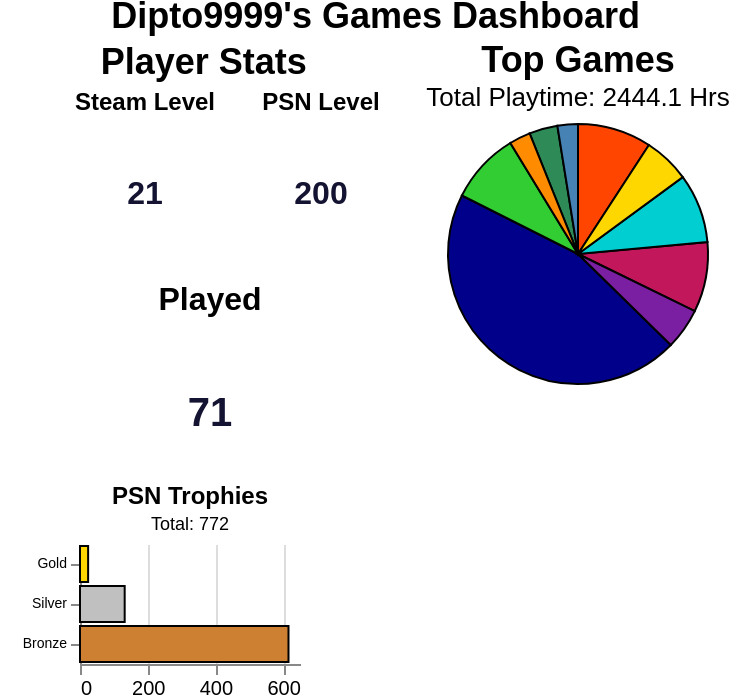

The specification (Vega-Lite) saved for this image:
### Vega-Lite specification from a JSON file in a GitHub repository (floating-point values rounded to 4 significant figures)
{"background": null, "config": {"view": {"continuousWidth": 130, "continuousHeight": 130, "strokeOpacity": 0, "strokeWidth": 1.5}, "axis": {"labelFontSize": 10, "titleFontSize": 11}, "legend": {"labelFontSize": 12, "titleFontSize": 16}}, "hconcat": [{"vconcat": [{"hconcat": [{"data": {"name": "data-5d6aeba095252c326bbbfd5f7abdc85a"}, "mark": {"type": "text", "align": "center", "baseline": "middle", "color": "#141331", "fontSize": 16, "fontWeight": "bold"}, "encoding": {"text": {"field": "Value", "type": "quantitative"}, "x": {"axis": null, "field": "Metric", "type": "nominal"}, "y": {"value": 35}}, "height": 60, "title": {"text": "Steam Level", "anchor": "middle", "fontSize": 12}, "width": 65}, {"data": {"name": "data-209579f83bb465219158f903efdbaf51"}, "mark": {"type": "text", "align": "center", "baseline": "middle", "color": "#141331", "fontSize": 16, "fontWeight": "bold"}, "encoding": {"text": {"field": "Value", "type": "quantitative"}, "x": {"axis": null, "field": "Metric", "type": "nominal"}, "y": {"value": 35}}, "height": 60, "title": {"text": "PSN Level", "anchor": "middle", "fontSize": 12}, "width": 65}]}, {"data": {"name": "data-0806719922ab0a69d8ed35284b9451c4"}, "mark": {"type": "text", "align": "center", "baseline": "middle", "color": "#141331", "fontSize": 20, "fontWeight": "bold"}, "encoding": {"text": {"field": "Value", "type": "quantitative"}, "x": {"axis": null, "field": "Metric", "type": "nominal"}, "y": {"value": 45}}, "height": 60, "title": {"text": "Played", "anchor": "middle", "fontSize": 16}, "width": 130}, {"data": {"name": "data-b5e5e3621ebe956b3f4f9d97cbbacadf"}, "mark": {"type": "bar", "stroke": "black", "strokeWidth": 1}, "encoding": {"color": {"field": "type", "legend": null, "scale": {"domain": ["Platinum", "Gold", "Silver", "Bronze"], "range": ["#B9F2FF", "#FFD700", "#C0C0C0", "#CD7F32"]}, "type": "nominal"}, "tooltip": [{"field": "type", "title": "Trophy", "type": "nominal"}, {"field": "count", "title": "Count", "type": "quantitative"}], "x": {"axis": {"tickMinStep": 1, "title": ""}, "field": "count", "type": "quantitative"}, "y": {"axis": {"labelFontSize": 7, "title": ""}, "field": "type", "sort": ["Platinum", "Gold", "Silver", "Bronze"], "type": "nominal"}}, "height": 60, "title": {"text": "PSN Trophies", "anchor": "middle", "fontSize": 12, "subtitle": "Total: 772", "subtitleFontSize": 9}, "width": 110}], "title": {"text": "Player Stats", "anchor": "middle", "fontSize": 18}}, {"data": {"name": "data-e02f2c1edd48e33dbb5a48263f5a1ebf"}, "mark": {"type": "arc", "stroke": "black", "strokeWidth": 1}, "encoding": {"color": {"field": "name", "legend": null, "scale": {"range": ["#00008B", "#FF4500", "#32CD32", "#C2185B", "#00CED1", "#FFD700", "#7B1FA2", "#2E8B57", "#FF8C00", "#4682B4", "#808080", "#8B0000", "#20B2AA", "#E91E63", "#006400"]}, "sort": null, "type": "nominal"}, "theta": {"field": "playtime_percentage", "type": "quantitative"}, "tooltip": [{"field": "name", "title": "Game", "type": "nominal"}, {"field": "playtime_forever", "format": ".1f", "title": "Time (Hrs)", "type": "quantitative"}, {"field": "playtime_percentage", "format": ".2f", "title": "Playtime (%)", "type": "quantitative"}]}, "height": 130, "title": {"text": "Top Games", "anchor": "middle", "fontSize": 18, "subtitle": "Total Playtime: 2444.1 Hrs", "subtitleFontSize": 13}, "width": 130}], "padding": {"left": 10, "right": 10, "top": 0, "bottom": 0}, "resolve": {"scale": {"color": "independent"}}, "title": {"text": "Dipto9999's Games Dashboard", "anchor": "middle", "fontSize": 18}, "$schema": "https://vega.github.io/schema/vega-lite/v6.1.0.json", "datasets": {"data-5d6aeba095252c326bbbfd5f7abdc85a": [{"Metric": "Steam Level", "Value": 21}], "data-209579f83bb465219158f903efdbaf51": [{"Metric": "PSN Level", "Value": 200}], "data-0806719922ab0a69d8ed35284b9451c4": [{"Metric": "Played", "Value": 71}], "data-b5e5e3621ebe956b3f4f9d97cbbacadf": [{"type": "Gold", "count": 24}, {"type": "Silver", "count": 132}, {"type": "Bronze", "count": 616}], "data-e02f2c1edd48e33dbb5a48263f5a1ebf": [{"name": "Skyrim", "playtime_forever": 845.3, "playtime_percentage": 45.08}, {"name": "Batman: Arkham Knight", "playtime_forever": 172.2, "playtime_percentage": 9.18}, {"name": "Spider-Man", "playtime_forever": 166.1, "playtime_percentage": 8.86}, {"name": "Harvest Moon: AWL", "playtime_forever": 163.4, "playtime_percentage": 8.71}, {"name": "God of War", "playtime_forever": 161.5, "playtime_percentage": 8.61}, {"name": "Cyberpunk 2077", "playtime_forever": 107.5, "playtime_percentage": 5.74}, {"name": "LOTR Online", "playtime_forever": 95.7, "playtime_percentage": 5.1}, {"name": "Telltale: Batman", "playtime_forever": 66.22, "playtime_percentage": 3.53}, {"name": "Stardew Valley", "playtime_forever": 49.5, "playtime_percentage": 2.64}, {"name": "Telltale: Game of Thrones", "playtime_forever": 47.68, "playtime_percentage": 2.54}]}}
